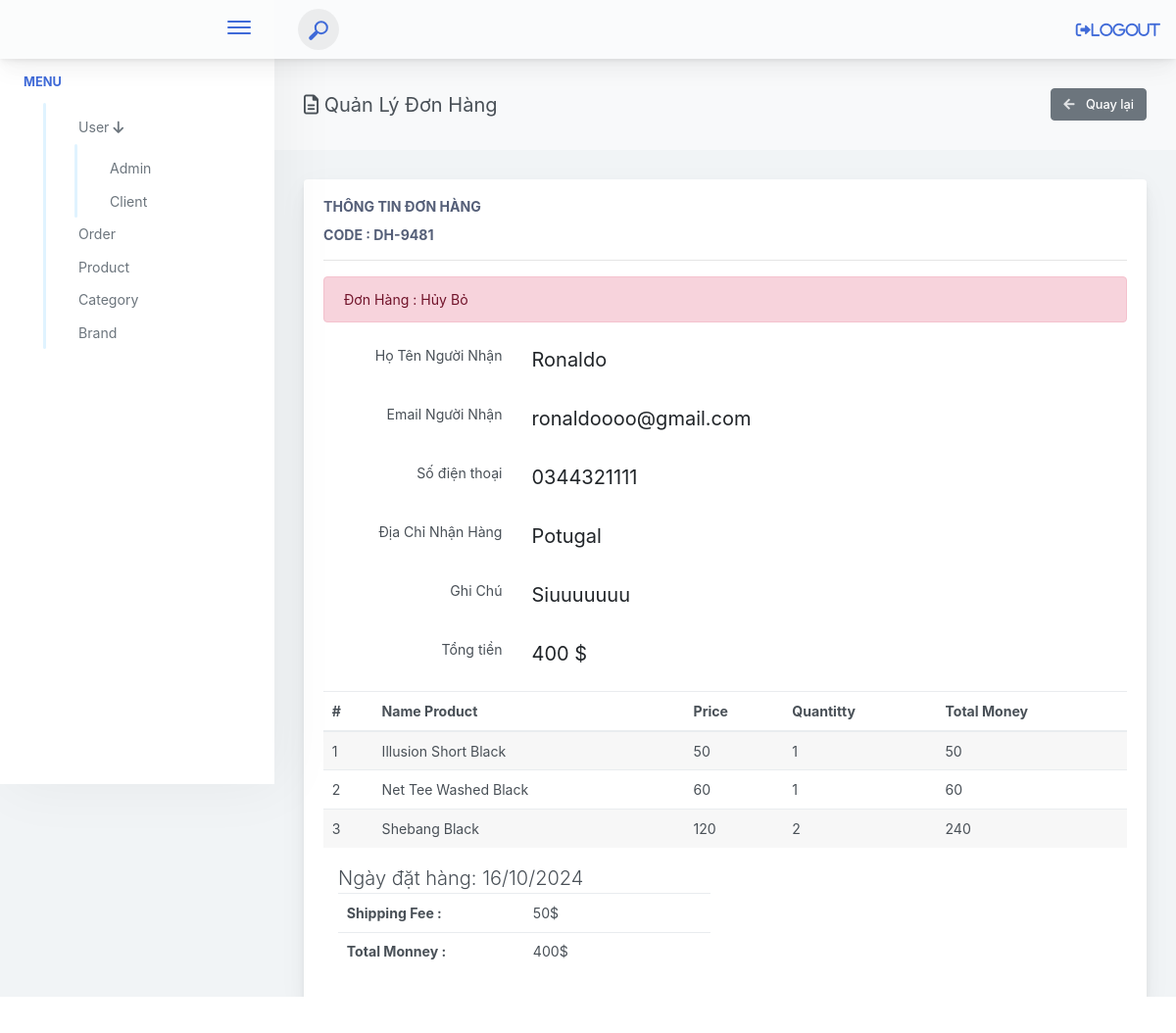
The app's page /admin/?act=show-order&id_order=81 (signed in) with its own data.
### tables this page shows
CREATE TABLE `orders` (
  `id` int(11) NOT NULL,
  `order_code` varchar(100) DEFAULT NULL,
  `fullname` varchar(50) DEFAULT NULL,
  `email` varchar(150) DEFAULT NULL,
  `phone_number` varchar(20) DEFAULT NULL,
  `address` varchar(255) DEFAULT NULL,
  `notes` varchar(500) DEFAULT NULL,
  `order_date` datetime DEFAULT NULL,
  `status_id` int(11) DEFAULT NULL,
  `total_money` int(11) DEFAULT NULL,
  `user_id` int(11) DEFAULT NULL
);

CREATE TABLE `status_orders` (
  `id` int(11) NOT NULL,
  `status_name` varchar(100) DEFAULT NULL
);

CREATE TABLE `order_details` (
  `id` int(11) NOT NULL,
  `order_id` int(11) DEFAULT NULL,
  `product_id` int(11) DEFAULT NULL,
  `price` int(11) DEFAULT NULL,
  `quantity` int(11) DEFAULT NULL,
  `total_money` int(11) DEFAULT NULL,
  `cart_id` int(11) DEFAULT NULL
);

CREATE TABLE `product` (
  `id` int(11) NOT NULL,
  `category_id` int(11) DEFAULT NULL,
  `title` varchar(350) DEFAULT NULL,
  `price` int(11) DEFAULT NULL,
  `discount` int(11) DEFAULT NULL,
  `thumbnail` varchar(500) DEFAULT NULL,
  `description` longtext DEFAULT NULL,
  `created_at` datetime DEFAULT NULL,
  `updated_at` datetime DEFAULT NULL
);

### admin/controllers/AdminOrderController.php (called while the page is built, shortened)
<?php
class AdminOrderController
{
    public $modelOrder;
    public function __construct()
    {
        $this->modelOrder = new AdminOrder();
    }
    public function showOrder()
    {
        $id = $_GET['id_order'];
        $order = $this->modelOrder->getOrderDetail($id);
        $productOrder = $this->modelOrder->getListProductOrder($id);
        require_once './views/danhmuc/showOrder.php';
    }
}

### admin/index.php (called while the page is built, shortened)
<?php
require_once '../commons/function.php';
require_once './controllers/AdminOrderController.php';
require_once './model/AdminOrder.php';
$act = $_GET['act'] ?? '/';
match ($act) {
    'user' => (new AdminUserController())->user(),
    'form-add-user' => (new AdminUserController())->formAddUser(),
    'add-user' => (new AdminUserController())->postAddUser(),
    'form-edit-user' => (new AdminUserController())->formEditUser(),
    'edit-user' => (new AdminUserController())->postEditUser(),
    'delete-user' => (new AdminUserController())->deleteUser(),
    'show-user' => (new AdminUserController())->showUser(),
    'reset-password' => (new AdminUserController())->resetPassword(),
    'client' => (new AdminUserController())->client(),
    'form-edit-client' => (new AdminUserController())->formEditClient(),
    'edit-client' => (new AdminUserController())->postEditClient(),
    'show-client' => (new AdminUserController())->showClient(),
    'login-admin' => (new AdminUserController())->formLogin(),
    'check-login-admin' => (new AdminUserController())->login(),
    'logout-admin' => (new AdminUserController())->Logout(),
    'product' => (new AdminProductController())->product(),
    'form-add-product' => (new AdminProductController())->formAddProduct(),
    'add-product' => (new AdminProductController())->postAddProduct(),
    'delete-product' => (new AdminProductController())->deleteProduct(),
    'show-product' => (new AdminProductController())->showProduct(),
    'edit-product' => (new AdminProductController())->postEditProduct(),
    'form-edit-product' => (new AdminProductController())->formEditProduct(),
    'category' => (new AdminCategoryController())->listCategory(),
    'form-add-category' => (new AdminCategoryController())->formAddCategory(),
    'add-category' => (new AdminCategoryController())->postAddCategory(),
    'form-edit-category' => (new AdminCategoryController())->formEditCategory(),
    'edit-category' => (new AdminCategoryController())->postEditCategory(),
    'delete-category' => (new AdminCategoryController())->deleteCategory(),
    'order' => (new AdminOrderController())->order(),
    'delete-order' => (new AdminOrderController())->deleteOrder(),
    'show-order' => (new AdminOrderController())->showOrder(),
    'edit-order' => (new AdminOrderController())->postEditOrder(),
    'form-edit-order' => (new AdminOrderController())->formEditOrder(),
};

### commons/function.php (called while the page is built, shortened)
<?php
function connectDB()
{
    $host = DB_HOST;
    $port = DB_PORT;
    $dbname = DB_NAME;
    try {
        $conn = new PDO("mysql:host=$host;port=$port;dbname=$dbname", DB_USERNAME, DB_PASSWORD);
        $conn->setAttribute(PDO::ATTR_ERRMODE, PDO::ERRMODE_EXCEPTION);
        $conn->setAttribute(PDO::ATTR_DEFAULT_FETCH_MODE, PDO::FETCH_ASSOC);
        return $conn;
    } catch (PDOException $e) {
        echo ("Connection failed: " . $e->getMessage());
    }
}

### admin/model/AdminOrder.php (called while the page is built, shortened)
<?php
class AdminOrder
{
    public $conn;
    public function __construct()
    {
        $this->conn = connectDB();
    }
    public function getOrderDetail($id)
    {
        try {
            $sql = 'SELECT orders.*, status_orders.status_name
            FROM orders
            INNER JOIN status_orders ON orders.status_id = status_orders.id
             WHERE orders.id = :id';
            $stmt = $this->conn->prepare($sql);
            $stmt->execute([
                ':id' => $id
            ]);
            return $stmt->fetch();
        } catch (\Exception $e) {
            echo "Lỗi: " . $e->getMessage();
        }
    }
    public function getListProductOrder($id)
    {
        try {
            $sql = 'SELECT order_details.*, product.title
             FROM order_details
             INNER JOIN product ON order_details.product_id = product.id
             WHERE order_details.order_id = :id';
            $stmt = $this->conn->prepare($sql);
            $stmt->execute([
                ':id' => $id
            ]);
            return $stmt->fetchAll();
        } catch (\Exception $e) {
            echo "Lỗi: " . $e->getMessage();
        }
    }
}

### admin/views/danhmuc/showOrder.php (the view, shortened to what this page needs)
<?php include './views/layout/header.php'; ?>
<?php include './views/layout/sidebar.php'; ?>
<div class="app-main__outer">
    <div class="app-main__inner">
        <div class="app-page-title">
            <div class="page-title-wrapper">
                <div class="page-title-heading">
                    <div>
                        <i class="fa-regular fa-file-alt"></i> Quản Lý Đơn Hàng
                    </div>
                </div>
                <div class="page-title-actions">
                    <a href="<?= BASE_URL_ADMIN . '?act=order' ?>" class="btn btn-secondary">
                        <span class="btn-icon-wrapper pr-2 opacity-8">
                            <i class="fa fa-arrow-left fa-w-20"></i>
                        </span>
                        Quay lại
                    </a>
                </div>
            </div>
        </div>
        <div class="row">
            <div class="col-md-12">
                <div class="main-card mb-3 card">
                    <div class="card-body">
                        <form action="<?= BASE_URL_ADMIN . '?act=show-order' ?>" method="POST">
                            <div class="display_data">
                                <h5 class="card-title">Thông tin đơn hàng</h5>
                                <h5 class="card-title">CODE : <?= $order['order_code'] ?></h5>
                                <hr>
                                <?php
                                if ($order['status_id'] == 1) {
                                    $clorAlert = 'primary';
                                } elseif ($order['status_id'] == 2) {
                                    $clorAlert = 'warning';
                                } elseif ($order['status_id'] == 3) {
                                    $clorAlert = 'warning';
                                } elseif ($order['status_id'] == 4) {
                                    $clorAlert = 'success';
                                } else {
                                    $clorAlert = 'danger';
                                }     ?>
                                <div class="alert alert-<?= $clorAlert; ?>" role="alert">
                                    Đơn Hàng :
                                    <?php
                                    echo $order['status_name'];
                                    ?>
                                </div>
                                <div class="position-relative row form-group">
                                    <label for="fullname" class="col-md-3 text-md-right col-form-label">
                                        Họ Tên Người Nhận
                                    </label>
                                    <div class="col-md-9 col-xl-8">
                                        <p class="form-control-plaintext"><?= $order['fullname'] ?></p>
                                    </div>
                                </div>
                                <div class="position-relative row form-group">
                                    <label class="col-md-3 text-md-right col-form-label">Email Người Nhận</label>
                                    <div class="col-md-9 col-xl-8">
                                        <p class="form-control-plaintext"><?= $order['email'] ?></p>
                                    </div>
                                </div>
                                <div class="position-relative row form-group">
                                    <label class="col-md-3 text-md-right col-form-label">Số điện thoại</label>
                                    <div class="col-md-9 col-xl-8">
                                        <p class="form-control-plaintext"><?= $order['phone_number'] ?></p>
                                    </div>
                                </div>
                                <div class="position-relative row form-group">
                                    <label class="col-md-3 text-md-right col-form-label">Địa Chỉ Nhận Hàng</label>
                                    <div class="col-md-9 col-xl-8">
                                        <p class="form-control-plaintext"><?= $order['address'] ?></p>
                                    </div>
                                </div>
                                <div class="position-relative row form-group">
                                    <label class="col-md-3 text-md-right col-form-label">Ghi Chú</label>
                                    <div class="col-md-9 col-xl-8">
                                        <p class="form-control-plaintext"><?= $order['notes'] ?></p>
                                    </div>
                                </div>
                                <div class="position-relative row form-group">
                                    <label for="total_money" class="col-md-3 text-md-right col-form-label">
                                        Tổng tiền
                                    </label>
                                    <div class="col-md-9 col-xl-8">
                                        <p class="form-control-plaintext">
                                            <?= number_format($order['total_money'], 0, ',', '.') ?> $</p>
                                    </div>
                                </div>
                                <div class="row">
                                    <div class="col-12 table-responsive">
                                        <table class="table table-striped">
                                            <thead>
                                                <tr>
                                                    <th>#</th>
                                                    <th>Name Product</th>
                                                    <th>Price</th>
                                                    <th>Quantitty</th>
                                                    <th>Total Money</th>
                                                </tr>
                                            </thead>
                                            <tbody>
                                                <?php foreach ($productOrder as $key => $product): ?>
                                                    <tr>
                                                        <td><?= $key + 1 ?></td>
                                                        <td><?= $product['title'] ?></td>
                                                        <td><?= $product['price'] ?></td>
                                                        <td><?= $product['quantity'] ?></td>
                                                        <td><?= $product['total_money'] ?></td>
                                                    </tr>
                                                <?php endforeach; ?>
                                            </tbody>
                                        </table>
                                        <?php
                                        $shippingFee = isset($shippingFee) ? $shippingFee : 50;
                                        ?>
                                        <div class="col-6">
                                            <p class="lead">Ngày đặt hàng: <?= date('d/m/Y', strtotime($order['order_date'])) ?> </p>
                                            <div class="table-reponsive">
                                                <table class="table">
                                                    <tr>
                                                        <th style="width:50%">Shipping Fee : </th>
                                                        <td><?= $shippingFee ?>$</td>
                                                    </tr>
                                                    <tr>
                                                        <th style="width:50%">Total Monney : </th>
                                                        <td><?= number_format($order['total_money'], 0, ',', '.') ?>$</td>
                                                    </tr>
                                                </table>
                                            </div>
                                        </div>
                                    </div>
                                </div>
                            </div>
                        </form>
                    </div>
                </div>
            </div>
        </div>
    </div>
</div>
</body>
</html>

### admin/assets/my_style.css (style rules this page uses)
.display_data p { font-size: 20px; margin-bottom: 0; }

### records on screen
orders: order_code "DH-9481", status.status_name "Hủy Bỏ", fullname "Ronaldo", email "ronaldoooo@gmail.com", phone_number "0344321111", address "Potugal", notes "Siuuuuuuu", total_money "400", order_date "16/10/2024"
order_details: product.title "Illusion Short Black", price "50", quantity "1", total_money "50"
order_details: product.title "Net Tee Washed Black", price "60", quantity "1", total_money "60"
order_details: product.title "Shebang Black", price "120", quantity "2", total_money "240"

### other values on screen
$shippingFee "50"
